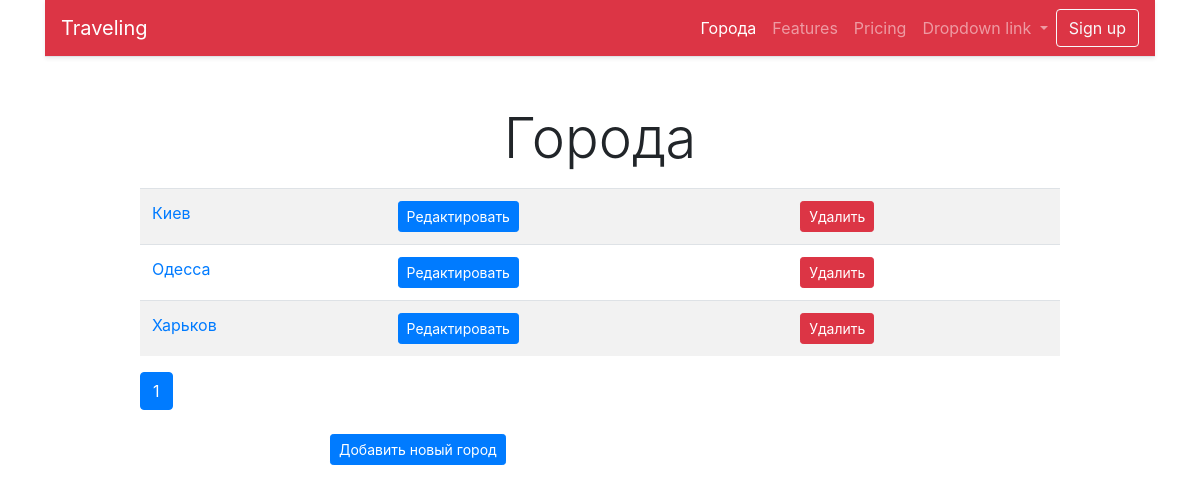
Before: /cities/ with the older database file.
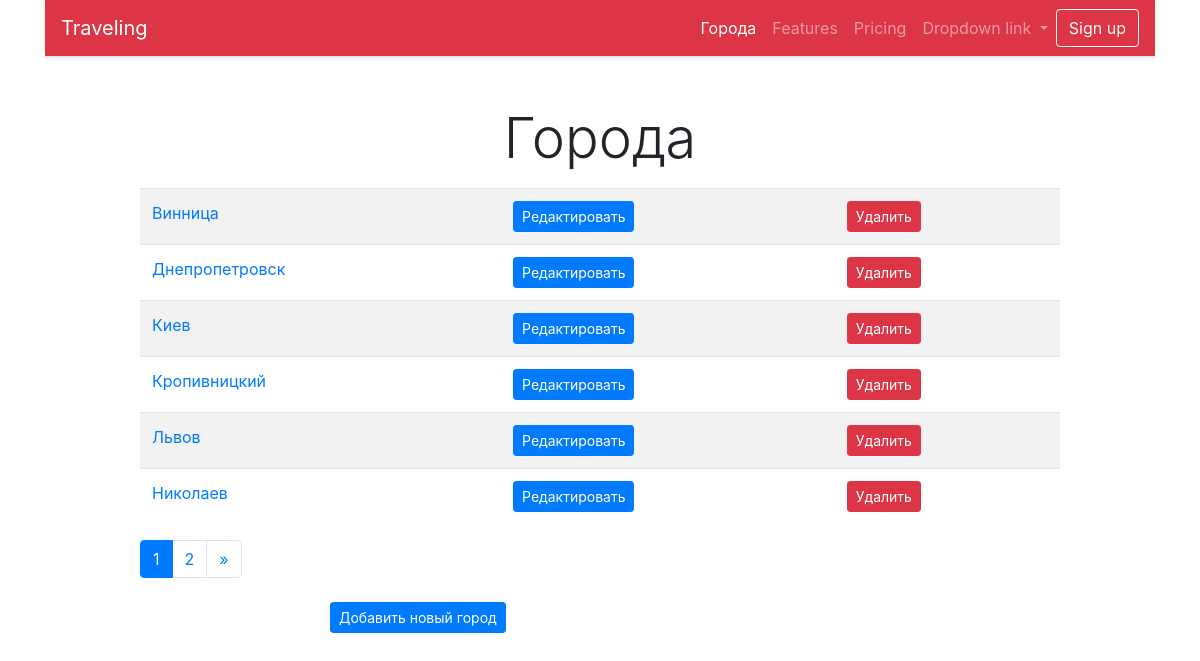
After: the same page with the newer database file.
### cities/models.py (models this page shows, shortened)
class City(models.Model):
    name = models.CharField(max_length=100, unique=True, verbose_name='Город')
    class Meta:
        verbose_name = 'Город'
        verbose_name_plural = 'Города'
        ordering = ['name']

### cities/views.py (the view)
# urls.py: path('', home, name='home'),
def home(request):
    cities = City.objects.all()
    paginator = Paginator(cities, 6)
    page = request.GET.get('page')
    cities = paginator.get_page(page)
    return render(request, 'cities/home.html', {'objects_list': cities})

### cities/templates/cities/home.html (shortened to what this page needs)
{% extends "base.html" %}
{% block content %}
    <h1 class="display-4 text-center my-2">Города</h1>
    <div class="row">
        <div class="col-md-10 mx-auto my-2">
            <table class="table table-striped">
            {% for object in objects_list%}
                <tr>
                    <td>
                        <a href="{% url 'city:detail' pk=object.pk %}">
                            {{ object.name }}
                        </a>
                    </td>
                    <td>
                        <a href="{% url 'city:update' pk=object.pk %}">
                            <button type="button" class="btn btn-primary btn-sm">
                                Редактировать
                            </button>
                        </a>
                    </td>
                    <td>
                        <a href="{% url 'city:delete' pk=object.pk %}">
                            <button type="button" class="btn btn-danger btn-sm">
                                Удалить
                            </button>
                        </a>
                    </td>
                </tr>
            {% endfor %}
            </table>
            <nav aria-label="Page navigation example">
                 <ul class="pagination ">
                     {% for page in objects_list.paginator.page_range %}
                        {% if page == objects_list.number %}
                            <li class="page-item active">
                                <a class="page-link" href="#"> {{page}}
                                </a>
                            </li>
                        {% else %}
                            <li class="page-item">
                                <a class="page-link"
                                    href="?page={{page}}">
                                    {{page}}
                                </a>
                            </li>
                        {% endif %}
                     {% endfor %}
                     {% if objects_list.has_next %}
                        <li class="page-item">
                            <a class="page-link"
                                href="?page={{objects_list.paginator.num_pages }}"
                                    aria-label="Next">
                                <span aria-hidden="true">&raquo;</span>
                            </a>
                        </li>
                     {% endif %}
                 </ul>
             </nav>
        </div>
    </div>
    <div class="row">
        <div class="col-md-6 mx-auto">
            <a href="{% url 'city:add' %}">
                 <button type="button" class="btn btn-primary btn-sm">
                      Добавить новый город
                 </button>
            </a>
        </div>
    </div>
{% endblock content%}

Changed rows visible on the page:
no longer on this page (row unchanged): City: name "Одесса"
no longer on this page (row unchanged): City: name "Харьков"
added City: name "Винница"
added City: name "Днепропетровск"
added City: name "Кропивницкий"
added City: name "Львов"
added City: name "Николаев"
Other visible differences:
new list line: "2"
